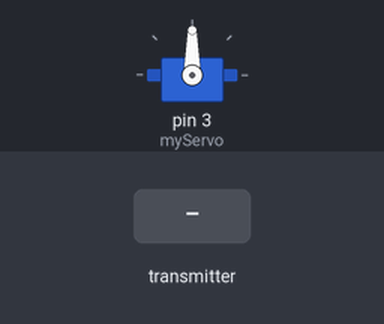
A sketch run on a simulated Arduino Uno, built with avr-gcc and run on an emulated ATmega328P. Shown: servo. Inputs (shaded band) come from the test bench. No radio packets arrive unless stated.

Above: at 1.2 s.
1.3 s: the transmitter starts sending msg.0 = 0
At 2.0 s:
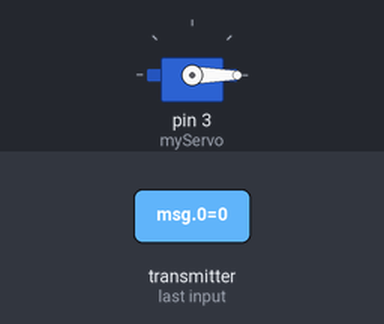
2.8 s: the transmitter starts sending msg.0 = 1
At 3.2 s:
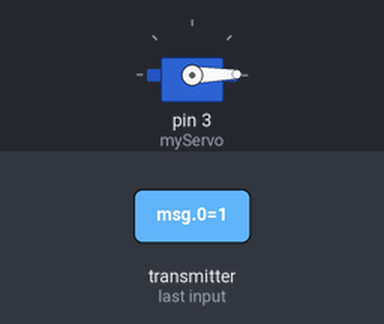
Timing chart, 0 to 5.8 s (numbered marks = the images above; inputs shaded):
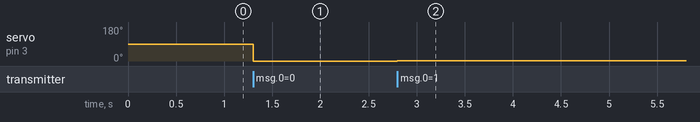

Measured:
- after the input at 1.3 s, servo on pin 3 (myServo): 90° → 0° at once
- after the input at 2.8 s, servo on pin 3 (myServo): 0° → 1° at once

The sketch:

NRFReceiver.ino
```cpp
#include <Servo.h>    //the library which helps us to control the servo motor
#include <SPI.h>      //the communication interface with the modem
#include "RF24.h"     //the library which helps us to control the radio modem

Servo myServo;        //define the servo name

RF24 radio(5,10);     /*This object represents a modem connected to the Arduino.
                      Arguments 5 and 10 are a digital pin numbers to which signals
                      CE and CSN are connected.*/

const uint64_t pipe = 0xE8E8F0F0E1LL; //the address of the modem,that will receive data from the Arduino.

int msg[1];

void setup(){


  myServo.attach(3);                //3 is a digital pin to which servo signal connected.
  radio.begin();                    //it activates the modem.
  radio.openReadingPipe(1, pipe);   //determines the address of our modem which receive data.
  radio.startListening();           //enable receiving data via modem
  }

void loop(){
  if(radio.available()){            //checks whether any data have arrived at the address of the modem
   bool done = false;              //returns a “true” value if we received some data, or “false” if no data.
    while (!done) {
      done = radio.read(msg, 1);
      myServo.write(msg[0]);


    }
  }
}
```
